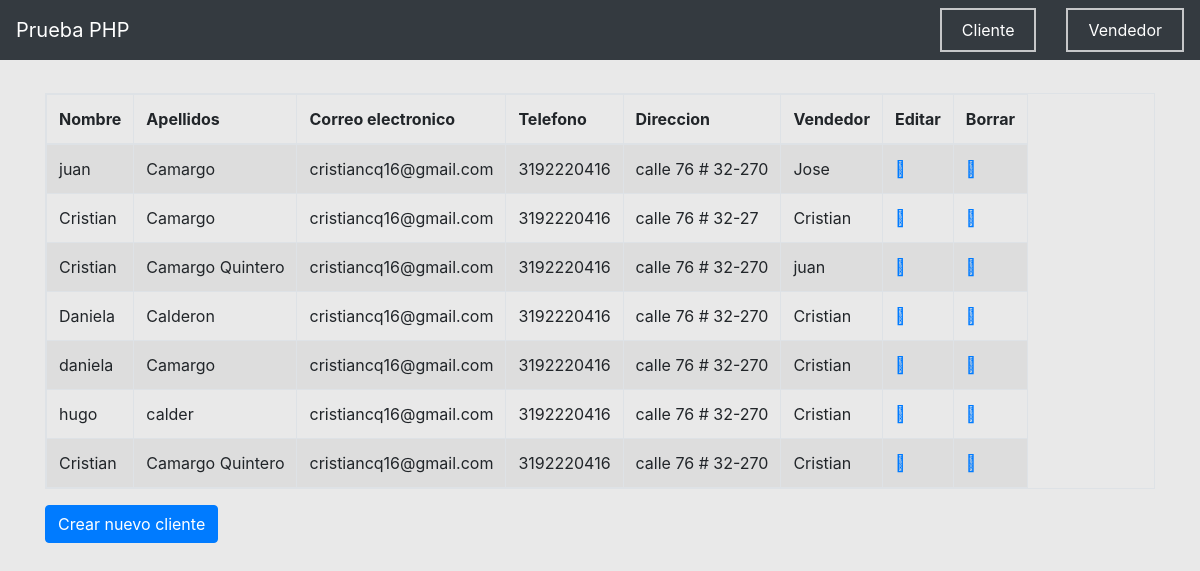
The page /clientes.php on the database its author committed.
### tables this page shows
CREATE TABLE `clientes` (
  `id` int(10) NOT NULL AUTO_INCREMENT,
  `nombre` varchar(20) NOT NULL,
  `apellidos` varchar(20) NOT NULL,
  `email` varchar(40) NOT NULL,
  `telefono` varchar(20) NOT NULL,
  `direccion` varchar(40) NOT NULL,
  `vendedor` varchar(20) NOT NULL,
  PRIMARY KEY (`id`)
);

### clientes.php (the view, shortened to what this page needs)
<?php include_once 'includes/header.php' ?>
    <div class="container">
        <div class="row">
            <div class="col mt-3">
            </div>
        </div>
    </div>
    <div class="container">
        <div class="row mt-3">
            <div class="col">
                <table class="table table-striped table-bordered table-hover  table-responsive">
                    <thead>
                        <tr>
                            <th>
                                Nombre
                            </th>
                            <th>
                                Apellidos
                            </th>
                            <th>
                                 Correo electronico
                            </th>
                            <th>
                                Telefono
                            </th>
                            <th>
                                Direccion
                            </th>
                            <th>
                                Vendedor
                            </th>
                            <th>
                                Editar
                            </th>
                            <th>
                                Borrar
                            </th>
                        </tr>
                    </thead>
                    <tbody>
                        <?php
                        require('funciones/bd_conexion.php');
                        $sqlSelect="SELECT * from clientes";
                        $resultadoSelect = $conn->query($sqlSelect);
                        while($clientes = $resultadoSelect->fetch_assoc()){
                        ?>
                        <tr>
                            <td><?php echo $clientes['nombre'];?></td>
                            <td><?php echo $clientes['apellidos'];?></td>
                            <td><?php echo $clientes['email'];?></td>
                            <td><?php echo $clientes['telefono'];?></td>
                            <td><?php echo $clientes['direccion'];?></td>
                            <td><?php echo $clientes['vendedor'];?></td>
                            <td> <a href="clientes.php?editar=<?php echo $clientes['id'];?>"><i class="fal fa-user-edit"></i></a></td>
                            <td> <a href="clientes.php?borrar=<?php echo $clientes['id'];?>"><i class="fal fa-user-minus"></i></a></td>
                        </tr>
                        <?php } ?>
                    </tbody>
                </table>
            </div>
        </div>
    </div>
    <div class="container">
        <div class="row">
            <div class="col">
                <button class="btn btn-primary" data-toggle="modal" data-target="#fm-modal">Crear nuevo cliente</button>
            </div>
        </div>
    </div>
</body>
</html>

### includes/header.php (shortened to what this page needs)
<!doctype html>
<html class="no-js" lang="">
<head>
  <link rel="stylesheet" href="css/normalize.css">
  <link rel="stylesheet" href="css/main.css">
  <link rel="stylesheet" href="https://pro.fontawesome.com/releases/v5.1.0/css/all.css">
  <link rel="stylesheet" href="https://stackpath.bootstrapcdn.com/bootstrap/4.1.3/css/bootstrap.min.css"
>
</head>
<body>
  <header>
    <nav class="navbar navbar-expand-lg navbar-dark bg-dark">
      <a class="navbar-brand" href="index.php">Prueba PHP</a>
      <div class="collapse navbar-collapse" id="navbarNav">
        <ul class="navbar-nav ml-auto">
          <li class="nav-item active">
            <a class="nav-link" href="clientes.php">Cliente</a>
          </li>
          <li class="nav-item active">
            <a class="nav-link" href="vendedores.php">Vendedor</a>
          </li>
        </ul>
      </div>
    </nav>
  </header>

### css/main.css (style rules this page uses)
html { color: #222; font-size: 1em; line-height: 1.4; }
.navbar-nav li { border: 2px solid rgba(255, 255, 255, 0.719); margin-left: 30px; }
.navbar-nav li a { padding: 8px 20px!important; }
body { background-color: rgb(233, 233, 233)!important; }
table { max-height: 450px; }

### rows shown on the page
clientes: nombre "juan", apellidos "Camargo", email "cristiancq16@gmail.com", telefono "3192220416", direccion "calle 76 # 32-270", vendedor "Jose"
clientes: nombre "Cristian", apellidos "Camargo", email "cristiancq16@gmail.com", telefono "3192220416", direccion "calle 76 # 32-27", vendedor "Cristian"
clientes: nombre "Cristian", apellidos "Camargo Quintero", email "cristiancq16@gmail.com", telefono "3192220416", direccion "calle 76 # 32-270", vendedor "juan"
clientes: nombre "Daniela", apellidos "Calderon", email "cristiancq16@gmail.com", telefono "3192220416", direccion "calle 76 # 32-270", vendedor "Cristian"
clientes: nombre "daniela", apellidos "Camargo", email "cristiancq16@gmail.com", telefono "3192220416", direccion "calle 76 # 32-270", vendedor "Cristian"
clientes: nombre "hugo", apellidos "calder", email "cristiancq16@gmail.com", telefono "3192220416", direccion "calle 76 # 32-270", vendedor "Cristian"
clientes: nombre "Cristian", apellidos "Camargo Quintero", email "cristiancq16@gmail.com", telefono "3192220416", direccion "calle 76 # 32-270", vendedor "Cristian"
